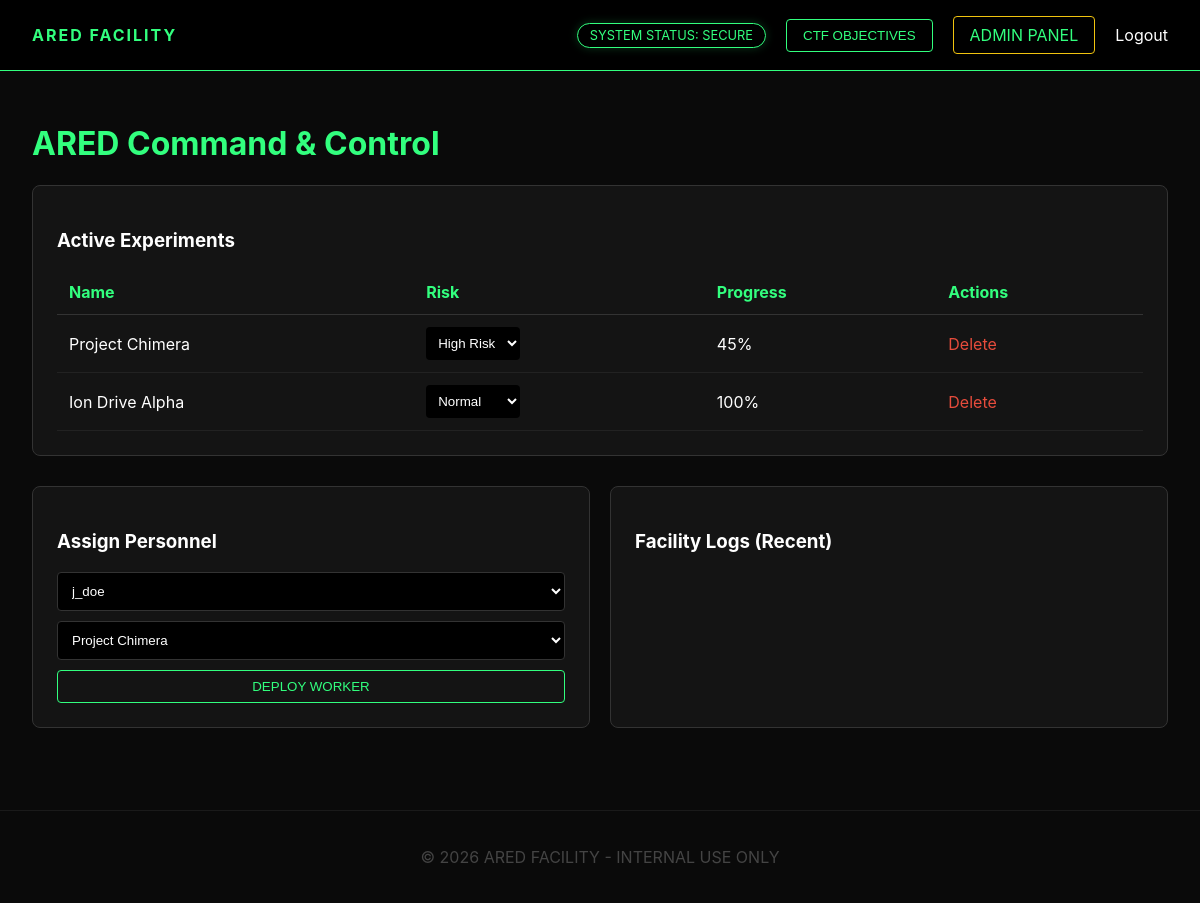
Page /admin_dashboard.php (signed in) on the committed database.
### tables this page shows
CREATE TABLE experiments (
    id INT AUTO_INCREMENT PRIMARY KEY,
    name VARCHAR(100) NOT NULL,
    description TEXT,
    risk_level ENUM('Normal', 'Sensitive', 'High Risk') DEFAULT 'Normal',
    status ENUM('Active', 'Paused', 'Completed') DEFAULT 'Active',
    lead_researcher VARCHAR(100),
    progress INT DEFAULT 0,
    classified_content TEXT,
    created_at TIMESTAMP DEFAULT CURRENT_TIMESTAMP
);

### admin_dashboard.php (the view, shortened to what this page needs)
<?php
require_once 'config/db.php';
$experiments = $pdo->query("SELECT * FROM experiments")->fetchAll();
$workers = $pdo->query("SELECT id, username FROM users WHERE role='worker'")->fetchAll();
?>
<?php include 'includes/header.php'; ?>
<div class="container">
    <h1 style="color: var(--lime);">ARED Command & Control</h1>
    <div class="stat-card" style="margin-bottom: 30px;">
        <h3>Active Experiments</h3>
        <table style="width: 100%; text-align: left; border-collapse: collapse;">
            <tr style="border-bottom: 1px solid #333; color: var(--lime);">
                <th>Name</th><th>Risk</th><th>Progress</th><th>Actions</th>
            </tr>
            <?php foreach($experiments as $e): ?>
            <tr style="border-bottom: 1px solid #222;">
                <td><?= htmlspecialchars($e['name']) ?></td>
                <td>
                    <form method="POST" style="display:inline;">
                        <select name="risk_level" onchange="this.form.submit()" style="background:#000; color:#fff; border:none;">
                            <option <?= $e['risk_level']=='Normal'?'selected':'' ?>>Normal</option>
                            <option <?= $e['risk_level']=='High Risk'?'selected':'' ?>>High Risk</option>
                        </select>
                    </form>
                </td>
                <td><?= $e['progress'] ?>%</td>
                <td>
                    <a href="admin_dashboard.php?delete_exp=<?= $e['id'] ?>" style="color: #e74c3c; text-decoration: none;" onclick="return confirm('Confirm Purge?')">Delete</a>
                </td>
            </tr>
            <?php endforeach; ?>
        </table>
    </div>
    <div style="display: grid; grid-template-columns: 1fr 1fr; gap: 20px;">
        <div class="stat-card">
            <h3>Assign Personnel</h3>
            <form method="POST">
                <select name="user_id" style="width:100%; margin-bottom:10px; padding:10px; background:#000; color:#fff;">
                    <?php foreach($workers as $w): ?>
                        <option value="<?= $w['id'] ?>"><?= htmlspecialchars($w['username']) ?></option>
                    <?php endforeach; ?>
                </select>
                <select name="exp_id" style="width:100%; margin-bottom:10px; padding:10px; background:#000; color:#fff;">
                    <?php foreach($experiments as $e): ?>
                        <option value="<?= $e['id'] ?>"><?= htmlspecialchars($e['name']) ?></option>
                    <?php endforeach; ?>
                </select>
                <button type="submit" class="btn" style="width:100%;">DEPLOY WORKER</button>
            </form>
        </div>
        <div class="stat-card">
            <h3>Facility Logs (Recent)</h3>
        </div>
    </div>
</div>
<?php include 'includes/footer.php'; ?>

### css/style.css (style rules this page uses)
:root { --bg-black: #0a0a0a; --card-bg: #141414; --lime: #32ff7e; --text-gray: #a0a0a0; --border-glow: rgba(50, 255, 126, 0.2); }
body { background-color: var(--bg-black); background-image: linear-gradient(rgba(50, 255, 126, 0.05) 1px, transparent 1px), linear-gradient(90px, rgba(50, 255, 126, 0.05) 1px, transparent 1px); background-size: 30px 30px; color: #fff; font-family: 'Inter', sans-serif; margin: 0; }
.container { padding: 2rem; max-width: 1200px; margin: auto; }
.stat-card { background: var(--card-bg); padding: 1.5rem; border-radius: 8px; border: 1px solid #333; }
.btn { background: transparent; border: 1px solid var(--lime); color: var(--lime); padding: 8px 16px; cursor: pointer; text-decoration: none; border-radius: 4px; }
table th, table td { padding: 12px; text-align: left; }
select, input[type="text"], input[type="password"], textarea { background: #000; border: 1px solid #333; color: #fff; padding: 8px; border-radius: 4px; outline: none; }

### rows in the picture
experiments: name "Project Chimera", risk_level "High Risk", progress "45"
experiments: name "Ion Drive Alpha", risk_level "Normal", progress "100"

### other values in the picture
form field user_id "j_doe"
form field exp_id "Project Chimera"
